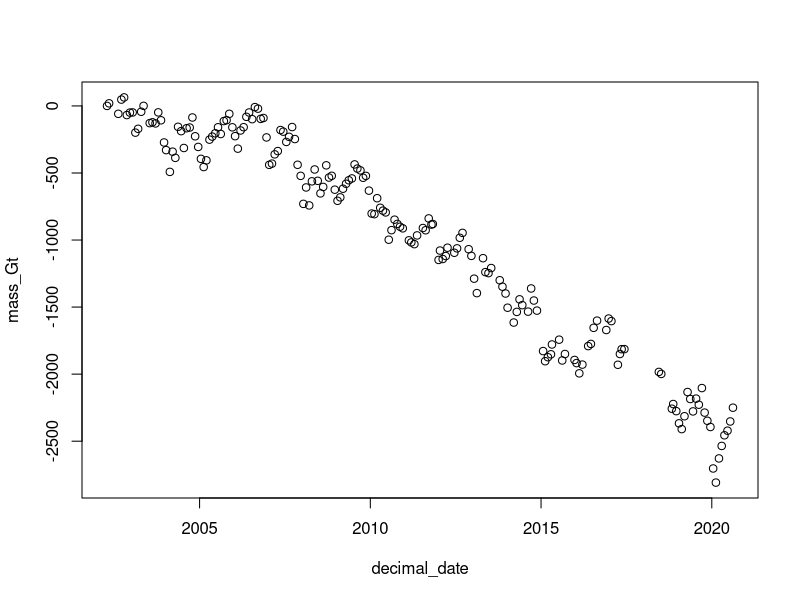
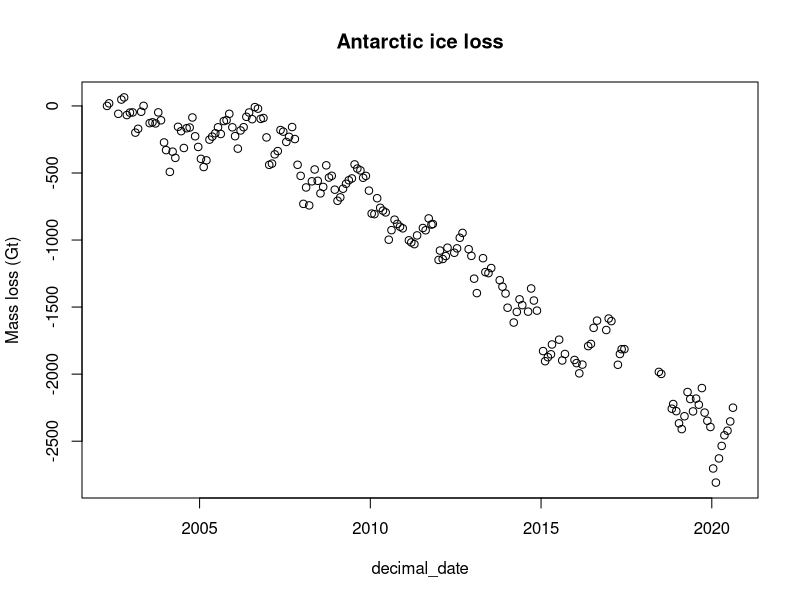
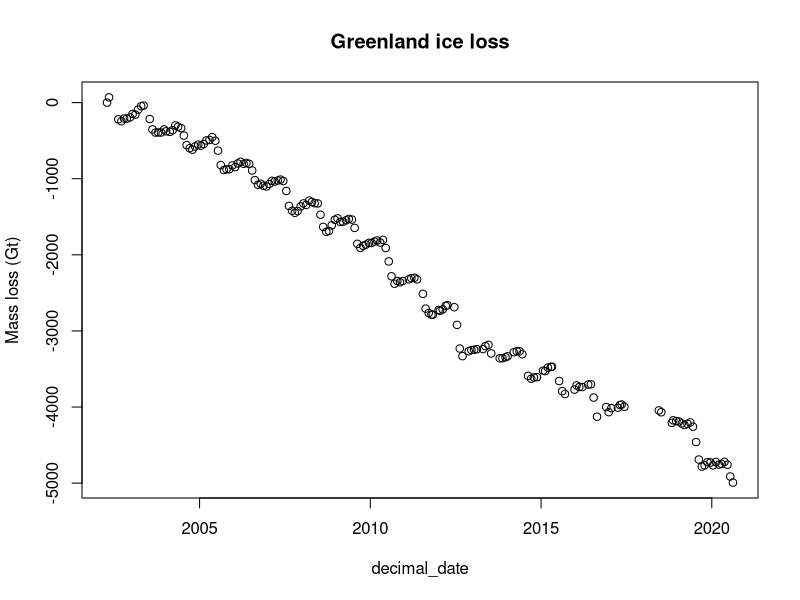
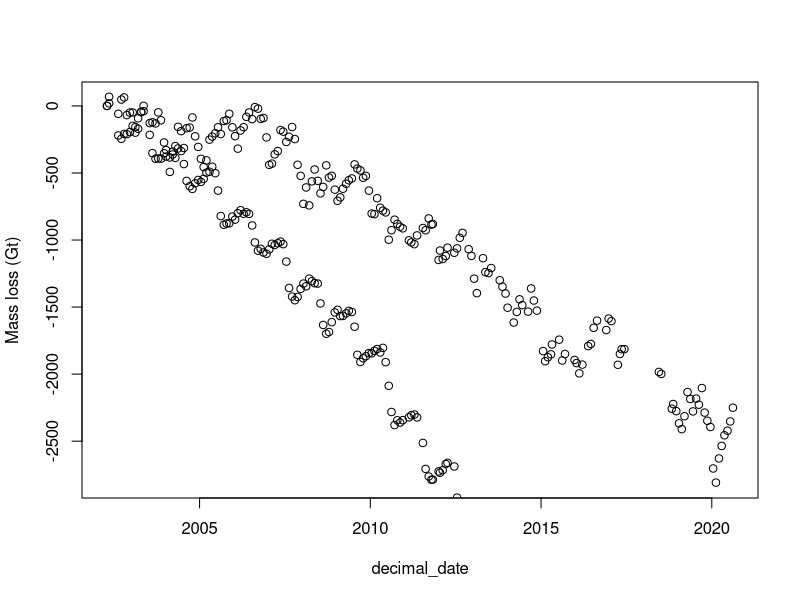
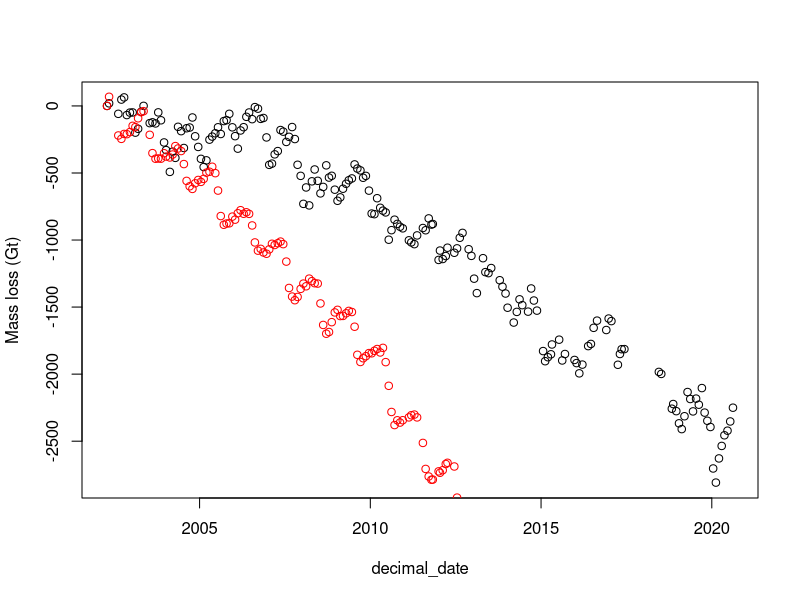
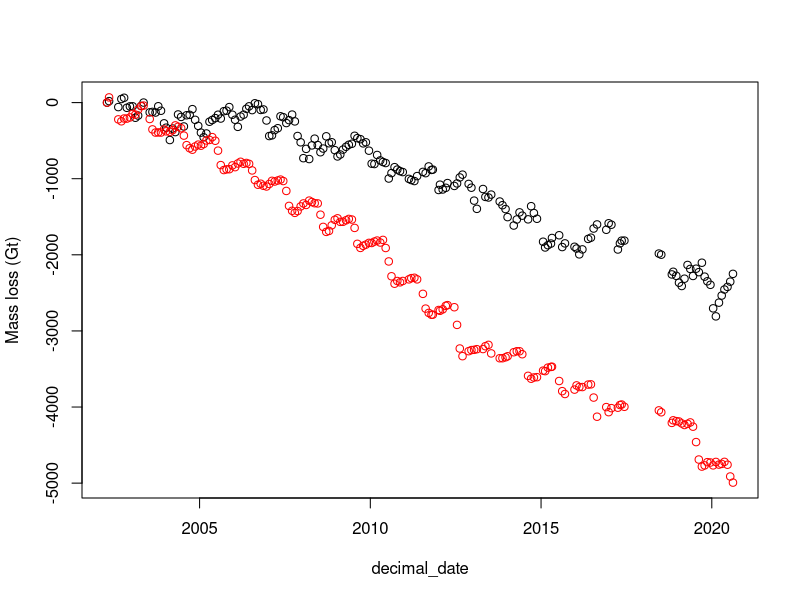
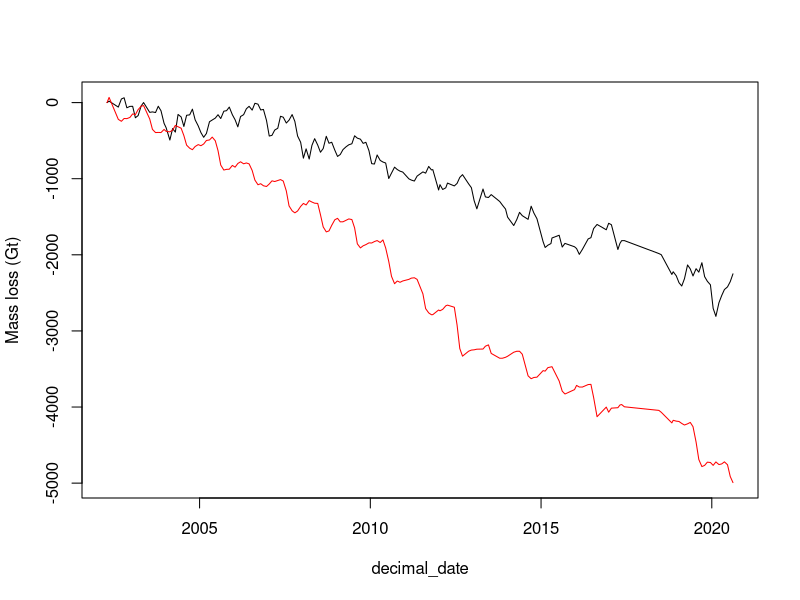

Here is the R script that generated these plots, in order:
## 1 Feb 2021 -- Woof, this class went reeeeeal fast. 

## In this section, we are using NASA GRACE satellite data as a proxy for 
## ice sheet loss in Antarctica and Greenland. 

## Erin already saved the data in this repository, so it should already be 
## in this R project. 

## When I want to open an existing R project, the file type looks like a little 
## cube with an R in it. 

## I want to read in the data. 

read.table('data/antarctica_mass_200204_202008.txt', skip=31,
           col.names=c("decimal_date", "mass_Gt", "sigma_Gt"))
## Now we have the table reading out in our console. We gave it the name of 
## the file, that is in the directory, then told it to skip the first 31 lines 
## (which are a header -- metadata), and then named the column names. 



## However, we want to name the table a variable name. 
ant_ice_loss = read.table('data/antarctica_mass_200204_202008.txt', skip=31,
                          col.names=c("decimal_date", "mass_Gt", "sigma_Gt"))

## Now I'm going to add the Greenland data, naming it grn_ice_loss.
grn_ice_loss = read.table('data/greenland_mass_200204_202008.txt', skip=31, 
                          col.names=c("decimal_date", "mass_Gt", "sigma_Gt"))

## Every time we load in data, the first thing that we want to do is to 
## look at it, to make sure it's correct and in there correctly. One tool 
## to do this is to use the head() function. This gives you the first six 
## lines of the data table. 

head(ant_ice_loss)
head(grn_ice_loss)

## We can also look at the dimensions of the data using the dim() function.
## This is telling us we have 188 rows and 3 columns.

dim(ant_ice_loss)
dim(grn_ice_loss)

## We can also look at the summary of the data using the summary() function. 

summary(ant_ice_loss)
summary(grn_ice_loss)

## If you open up either of the variables in the Environment tab (right hand 
## side of R Studio), you can see the data sets in this window, they'll 
## open up in a new tab. However, in those data sets from the Environment 
## tab, you can manually change that data, and that data will be there 
## FOREVER. So don't change those data points!!

## Now we want to plot the data. There are a couple of ways to do this. 
## x,y -- passing R two parameters, one on the x, one on the y-axis.
## y~x -- this is technically a formula in R (whenever there is a tilda in
## a command, it's a formula.


## I'm going to use formula style with the tilda. I'm going to plot the mass 
## as a function of decimal date to see how ice loss has changed over time.

plot(mass_Gt ~ decimal_date, data = ant_ice_loss)

## So this looks like a pretty good plot. The points are big and the y- and 
## x-axes aren't named correctly.

## If you hit the Zoom button on the Plots screen, the plot will pop out. 

## Now I want to give it a title. 

plot(mass_Gt ~ decimal_date, data = ant_ice_loss, main="Antarctic ice loss", 
     ylab = "Mass loss (Gt)")

## Now I'm going to do this for the Greenland data.

plot(mass_Gt ~ decimal_date, data = grn_ice_loss, main="Greenland ice loss", 
     ylab = "Mass loss (Gt)")

## There is also a gap in the data from 2017 and 2018 when the mission 
## wasn't going. 

## Now I want to see both of these on the same plot. 

## If I use the plot() function, it just creates a new plot. I can then add
## points in with following commands, such as points() or line()

plot(mass_Gt ~ decimal_date, data = ant_ice_loss, 
     ylab = "Mass loss (Gt)")
points(mass_Gt ~ decimal_date, data = grn_ice_loss, 
       ylab = "Mass loss (Gt)")

## I deleted the title from the above, because it wasn't super necessary
## anymore. I'm going to do this again, but now make Greenland data red. 

plot(mass_Gt ~ decimal_date, data = ant_ice_loss, 
     ylab = "Mass loss (Gt)")
points(mass_Gt ~ decimal_date, data = grn_ice_loss, 
       ylab = "Mass loss (Gt)", col="red")

## Okay, but now my Greenland data is off the y-axis, so I'm going to 
## change the y-axis boundary. But I need to know the range of the mass 
## in Gt. I can check that with the range function. I want to just put 
## that limit right into the code for the PLOT, not the code for the 
## points. 
range(grn_ice_loss$mass_Gt)

plot(mass_Gt ~ decimal_date, data = ant_ice_loss, 
     ylab = "Mass loss (Gt)", ylim=range(grn_ice_loss$mass_Gt))
points(mass_Gt ~ decimal_date, data = grn_ice_loss, 
       ylab = "Mass loss (Gt)", col="red")

## I also want to have a line graph. So I'm going to specify line type
## in the plot() function with type="l", and I'm going to use lines() as 
## the specifier for the second type of data to throw in. 

plot(mass_Gt ~ decimal_date, data = ant_ice_loss, 
     ylab = "Mass loss (Gt)", ylim=range(grn_ice_loss$mass_Gt), type = "l")
lines(mass_Gt ~ decimal_date, data = grn_ice_loss, 
       ylab = "Mass loss (Gt)", col="red")

## However, there's a gap in the GRACE mission in 2017-2018. So we want to 
## insert an "NA" in 2017-2018, so that there's no data there, and it 
## doesn't plot in the line. 

## Insert break in the data 2017-2018.

head(ant_ice_loss)
## This is to remind myself of what the data table looks like. 
tail(ant_ice_loss)
## This also shows me the last 6 points of the data.

## Okay, so I'm going to create a new data frame that fits into our 
## ant_ice_loss and grn_ice_loss data frames with our NA data in it. 

data_break = data.frame(decimal_date = 2018, mass_Gt=NA, sigma_Gt=NA)
data_break

## So in those lines of code, which I named data_break, I had to make
## sure that the lines of code matched up to the original data sets. 
## Then I checked that data frame. Now I want to append this data frame
## to the end of the ant_ice_loss data. 

ant_ice_loss_with_NA = rbind(ant_ice_loss, data_break)
tail(ant_ice_loss_with_NA)

## Now, I've renamed our data set ant_ice_loss to be very specific, so 
## that it has the data break in it, then I checked the tail of the 
## data. The tail now has the 2018 point in it. 
